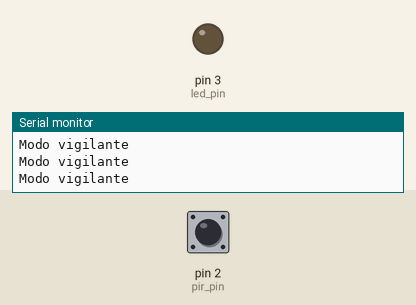
Simulated run of this sketch. Board: Arduino Uno, built with avr-gcc and run on an emulated ATmega328P. Shown: output pins drawn as LEDs (lit = HIGH), the last lines printed to the serial monitor. Dashed ring = blinking. The test bench sets the inputs (shaded band); at power-on: pin 2 (pir_pin) LOW.

Above: at 1.2 s.
1.3 s: pin 2 (pir_pin) driven HIGH
At 2.0 s:
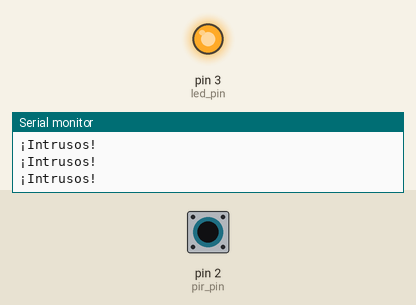
2.8 s: pin 2 (pir_pin) driven LOW
At 4.0 s:
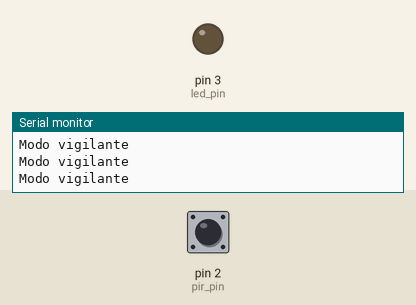
5.8 s: pin 2 (pir_pin) pulsed HIGH 2 times (0.12 s each, 0.3 s apart)
At 6.16 s:
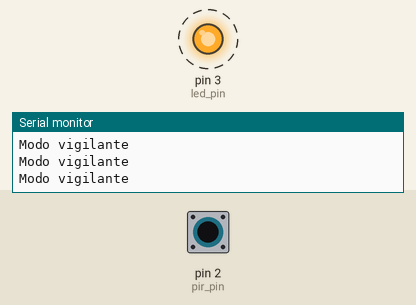
9.4 s: pin 2 (pir_pin) pulsed HIGH 5 times (0.12 s each, 0.3 s apart)
At 11.7 s:
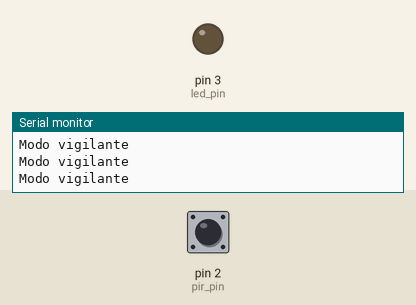
Timing chart, 0 to 13.2 s (numbered marks = the images above; inputs shaded):
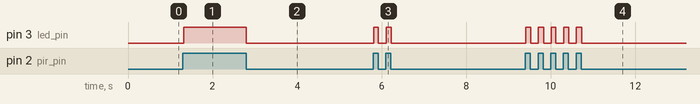

The sketch:

ESP3.ino
```cpp
int pir_pin = 2;
int led_pin = 3;

void setup()
{
  pinMode(pir_pin, INPUT);
  pinMode(led_pin, OUTPUT);
  Serial.begin(9600);
}
void loop()
{
  if(digitalRead(pir_pin) == HIGH)
  {
    digitalWrite(led_pin, HIGH);
    Serial.println("¡Intrusos!");
  }
  else
  {
    digitalWrite(led_pin, LOW);
    Serial.println("Modo vigilante");
  }
}
```

Measured:
- after the input at 1.3 s, pin 3 (led_pin): LOW → HIGH at once
- after the input at 2.8 s, pin 3 (led_pin): HIGH → LOW at once
- after the input at 5.8 s, pin 3 (led_pin): alternates HIGH for 0.11 s and LOW for 0.18 s, 4 changes in all, then stays LOW, starting at once
- after the input at 9.4 s, pin 3 (led_pin): alternates HIGH for 0.12 s and LOW for 0.18 s, 10 changes in all, then stays LOW, starting at once
